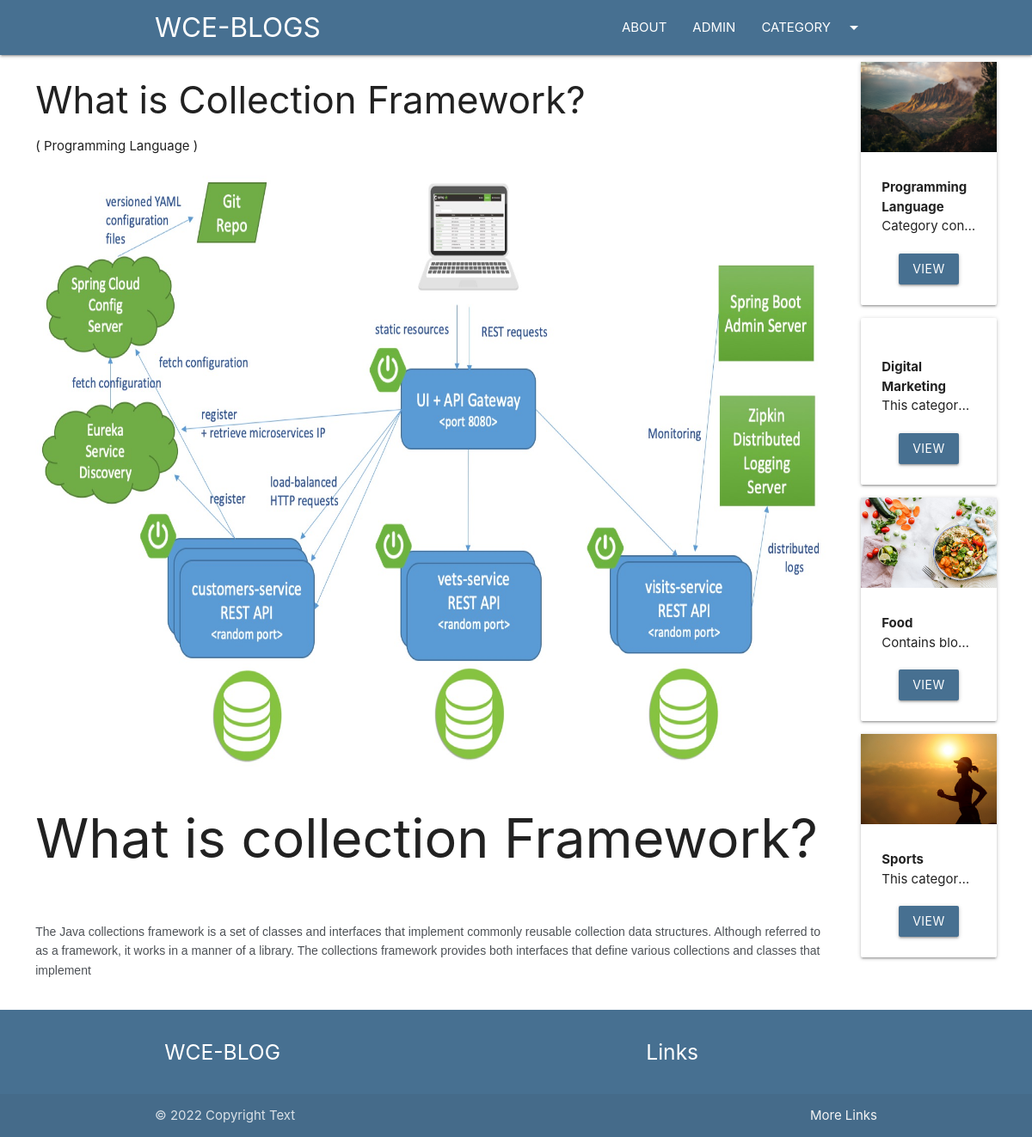
The app's page /blog/cl with its own data.
### blog/models.py (models this page shows, shortened)
class Post(models.Model):
    post_id = models.AutoField(primary_key=True)
    title = models.CharField(max_length=200)
    content = models.TextField()
    url = models.CharField(max_length=100)
    cat = models.ForeignKey(Category, on_delete=models.CASCADE)
    image = models.ImageField(upload_to='post/')

class Category(models.Model):
    cat_id = models.AutoField(primary_key=True)
    title = models.CharField(max_length=100)
    description = models.TextField()
    url = models.CharField(max_length=100)
    image = models.ImageField(upload_to='category/')
    add_date = models.DateTimeField(auto_now_add=True, null=True)

### blog/views.py (the view)
# urls.py: path('blog/<slug:url>', post),
def post(request, url):
    post = Post.objects.get(url=url)
    cats = Category.objects.all()
    return render(request, 'posts.html', {'post': post, 'cats': cats})

### template/posts.html (shortened to what this page needs)
{%extends 'base.html' %}
{%block content%}
<div class="container-custom">
    <div class="row">
        <div class="col s12 m10">
            <h3>{{post.title}}</h3>
            <p>( {{post.cat.title}} )</p>
            <img src="/media/{{post.image}}" class="responsive-img" alt="">
            <br>
            <p>
                {{post.content|safe}}
            </p>
        </div>
        <div class="col s12 m2">
            {% for cat in cats %}
            <div class="card item" style="margin-left:10px;">
                <div class="img-container">
                    <img src="/media/{{cat.image}}" class="responsive-img" alt="">
                </div>
                <div class="card-content">
                    <b>
                        {{cat.title}}
                    </b>
                    <p class="truncate">{{cat.description}}</p>
                    <div class="container center-align mt20">
                        <a href="/category/{{cat.url}}" class="btn bg-primary">VIEW</a>
                    </div>
                </div>
            </div>
            {%endfor%}
        </div>
    </div>
</div>
{%endblock%}

### blog/static/css/style.css (style rules this page uses)
.bg-primary { background:#477091!important; }
.mt20 { margin-top:20px; }
.container-custom { width:95%!important; margin:auto; }

### records on screen
Post: title "What is Collection Framework?", cat "Programming Language", image (picture), content "What is collection Framework? The Java collections framework is a set of classes and interfaces that implement commonly reusable collection data structures. Although referred to as a framework, it works in a manner of a library. The collections framework provides both interfaces that define various collections and classes that implement"
Category: image (picture), title "Programming Language", description "Category con…"
Category: title "Digital Marketing", description "This categor…"
Category: image (picture), title "Food", description "Contains blo…"
Category: image (picture), title "Sports", description "This categor…"
